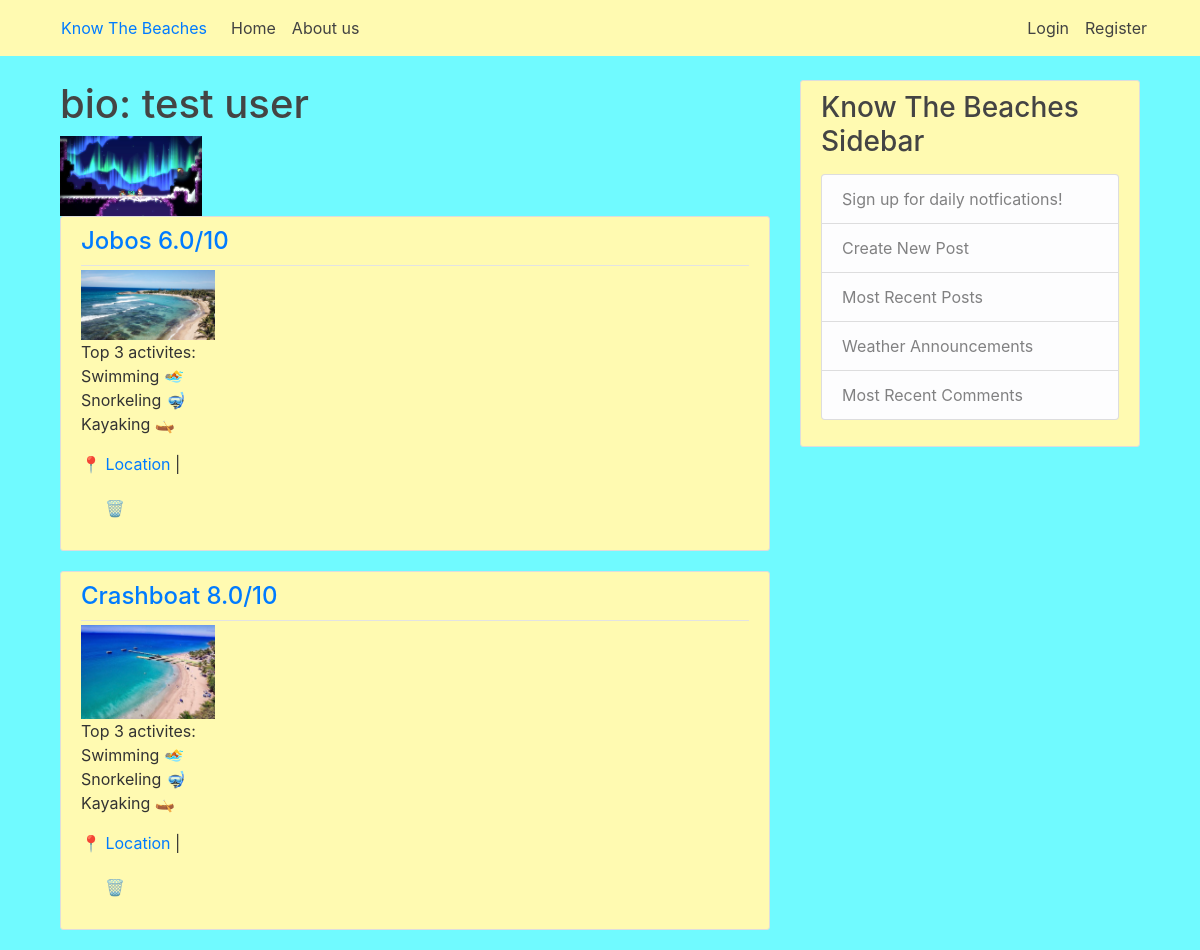
Screenshot of /profile/jeremy/ with the database file from the repository.
### beach/models.py (models this page shows, shortened)
class Profile(models.Model):
    img = models.ImageField(upload_to='profile_pic', null = True)
    date_created = models.DateTimeField(default = timezone.now)
    user = models.ForeignKey(User, on_delete = models.CASCADE)
    bio = models.TextField(max_length=500, blank = True)
    bucketList = models.TextField(max_length=1000, blank = True)
    region = models.CharField(max_length = 2, choices=CHOICE_REGIONS) # N, NE, E, SE, S, SW, W, NW

class Beach(models.Model):
    name = models.CharField(max_length = 60)
    img = models.ImageField(upload_to='beach_pic', null = True)
    region = models.CharField(max_length = 2, choices=CHOICE_REGIONS) # N, NE, E, SE, S, SW, W, NW
    overallRating = models.DecimalField(max_digits=3, decimal_places=1, null = True)
    swimRating = models.DecimalField(max_digits=3, decimal_places=1, null = True)
    diveRating = models.DecimalField(max_digits=3, decimal_places=1, null = True)
    surfRating = models.DecimalField(max_digits=3, decimal_places=1, null = True)
    loungeRating = models.DecimalField(max_digits=3, decimal_places=1, null = True)
    boatRating = models.DecimalField(max_digits=3, decimal_places=1, null = True)
    isCleanRating = models.DecimalField(max_digits=3, decimal_places=1, null = True)
    safetyRating = models.DecimalField(max_digits=3, decimal_places=1, null = True)
    lifeguardRating = models.CharField(max_length = 3, choices=CHOICE_AVAILABLE, default= 'No')

### userProfile/views.py (the view)
# urls.py: path('profile/', include('userProfile.urls'), name = 'profile'),
def userProfile(request, username='jeremy'): #if profile ID doesn't exist we must redirect to the login page.
    bListString = Profile.objects.get(user__username=username).bucketList
    bList = bListString.rsplit(",")
    context = {
        'profile': Profile.objects.filter(user__username=username)[0],
        'bucketList': Beach.objects.filter(name__in=bList)
    }
    return render(request, 'userProfile/userProfile.html', context)

### templates/userProfile/userProfile.html
{% extends "base.html" %}
{% block content %}
    <h1>bio: {{profile.bio}}</h1>
    <div>
        <img src="{{profile.img.url}}" alt="image not found" width="20%">
    </div>
    <div>
        {% for beach in bucketList %}
        <article class="media content-section">
            <div class="media-body">
              <div class="article-metadata">
                <h4><a class="mr-2" href="{% url 'beach' beach.name %}">{{ beach.name | title}} {{ beach.overallRating }}/10 </a> </h4>
              </div>
              <div>
                <img src="{{beach.img.url}}" alt="image not found" width="20%">
              </div>
              <div>
                <p class="article-content">Top 3 activites: <br> Swimming 🏊 <br> Snorkeling 🤿 <br> Kayaking 🛶 </p>
                <p class="article-content"><a href="/#">📍 Location </a> | <form action="remove/{{beach.name}}"><button class="dropdown-item" type="btn">🗑️</button></form></p>
              </div>
            </div>
          </article>
      {% endfor %}
    </div>
{% endblock content %}

### beach/static/beach/main.css (style rules this page uses)
body { background: #70faff; color: #333333; margin-top: 5rem; }
h1, h2, h3, h4, h5, h6 { color: #444444; }
.content-section { background: #fffab1; padding: 10px 20px; border: 1px solid #dddddd; border-radius: 3px; margin-bottom: 20px; }
.article-content { white-space: pre-line; }
.article-metadata { padding-bottom: 1px; margin-bottom: 4px; border-bottom: 1px solid #e3e3e3 }

### rows the page displays
Profile: bio "test user", img (picture)
Beach: name "Jobos", overallRating "6.0", img (picture)
Beach: name "Crashboat", overallRating "8.0", img (picture)
